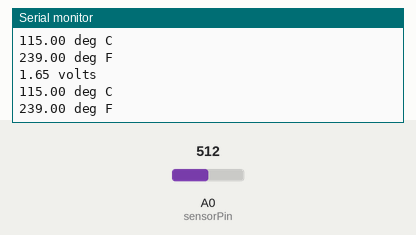
Recording of a sketch running on a simulated Arduino Uno, built with avr-gcc and run on an emulated ATmega328P. On the bench: the last lines printed to the serial monitor. Inputs (shaded band) come from the test bench; at power-on: A0 (sensorPin) = 512.

Above: at 1.8 s.
1.9 s: A0 (sensorPin) set to 716
At 2.7 s:
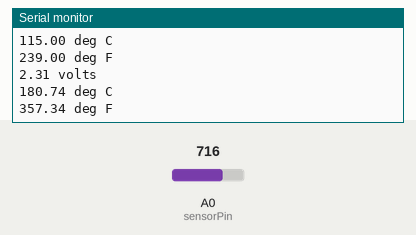
3.4 s: A0 (sensorPin) set to 900
At 4.4 s:
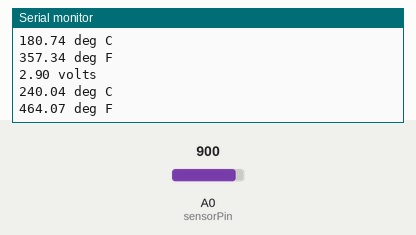
Timing chart, 0 to 6.4 s (numbered marks = the images above; inputs shaded):
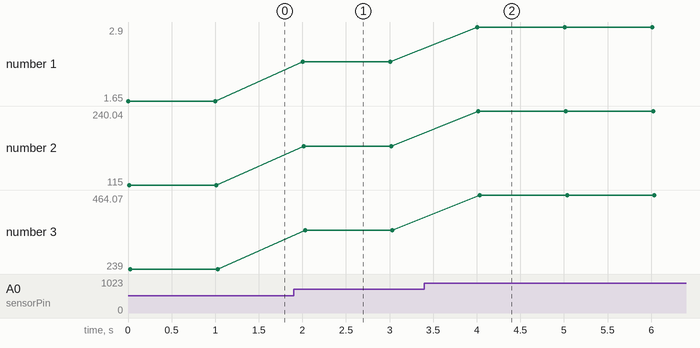

Measured:
- after the input at 1.9 s, the serial monitor: prints a new line after 0.10 s (image 1)
- after the input at 3.4 s, the serial monitor: prints a new line after 0.61 s (image 2)
- plotted number 1: 1.65 → 2.31 after the input at 1.9 s, 2.31 → 2.9 after the input at 3.4 s
- plotted number 2: 115 → 180.74 after the input at 1.9 s, 180.74 → 240.04 after the input at 3.4 s
- plotted number 3: 239 → 357.34 after the input at 1.9 s, 357.34 → 464.07 after the input at 3.4 s

The sketch:

l33.ino
```cpp
//l33

int sensorPin=0;
float inputV= 3.3;

void setup()
{
 Serial.begin(9600);
 analogReference(inputV);
}

void loop()
{
  int reading= analogRead(sensorPin);
  float voltage= reading*inputV/1024.0;
  Serial.print(voltage);
  Serial.println(" volts");
  float tempC= (voltage-.5)*100;
  Serial.print(tempC);
  Serial.println(" deg C");
  float tempF= (tempC*9/5)+32;
  Serial.print(tempF);
  Serial.println(" deg F");
  delay(1000);
}
```
